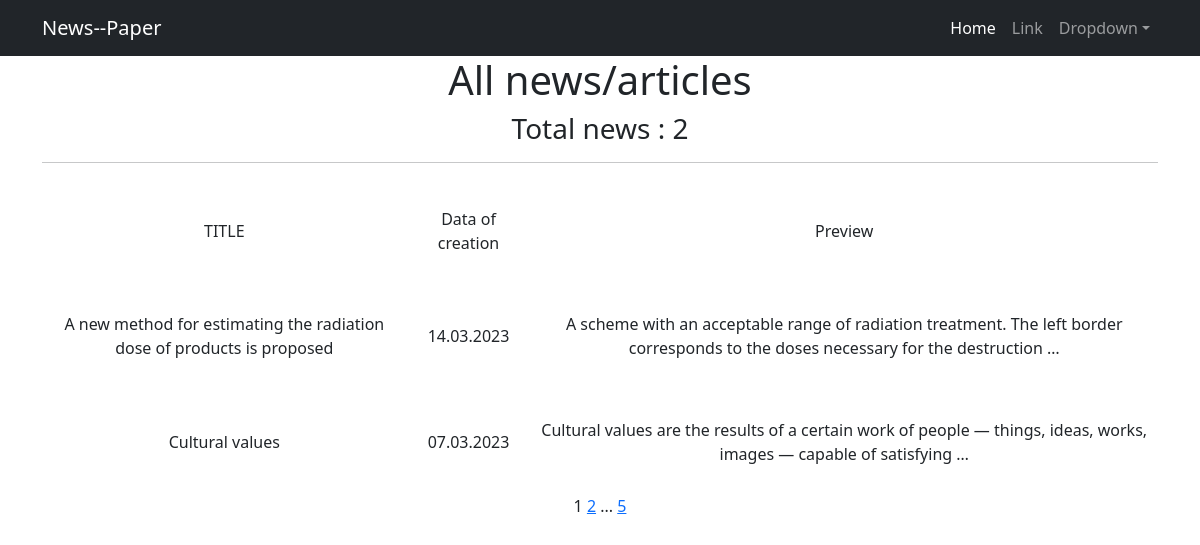
Before: /news/ with the older database file.
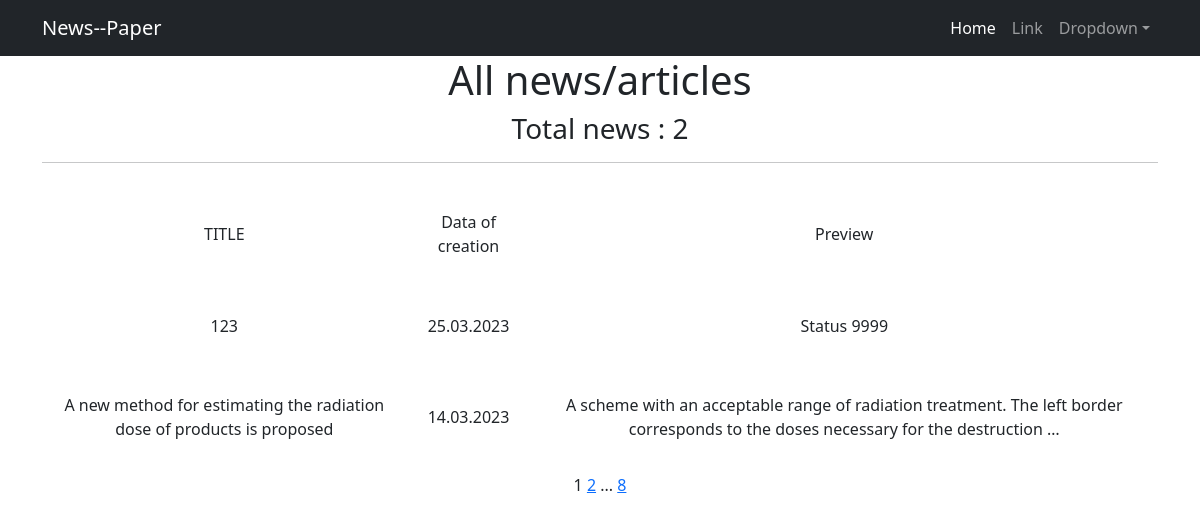
After: the same page with the newer database file.
### news/models.py (models this page shows, shortened)
class Post(models.Model):
    objects = None
    author = models.ForeignKey(Author, on_delete=models.CASCADE)
    typContent = [('Article', 'Article'), ('News', 'News')]
    newsArticle = models.CharField(choices=typContent, max_length=7, default='News')
    dateTime = models.DateTimeField(auto_now_add=True)
    category = models.ManyToManyField(Category, through='PostCategory')
    title = models.CharField(max_length=255)
    text = models.TextField()
    rating = models.SmallIntegerField(default=0)

### news/views.py (the view)
# urls.py: path('', PostList.as_view(), name='post_list'),
class PostList(ListView):
    model = Post
    ordering = 'title'
    template_name = 'news/heads.html'
    context_object_name = 'titles'
    paginate_by = 2

### news/templatetags/custom_filters.py (called while the page is built)
@register.filter(name='censor')
def censor(value):
    sent = value.split()
    for i in bad_words:
        for words in sent:
            if i in words:
                pos = sent.index(words)
                sent.remove(words)
                sent.insert(pos, '*' * len(i))
    return " ".join(sent)

### templates/news/heads.html (shortened to what this page needs)
<!DOCTYPE html>
{% extends 'default.html' %}
{% load custom_filters %}
    {% block content %}
    <h1>All news/articles</h1>
    <h3>Total news : {{ titles|length }}</h3>
    <hr>
    {% if titles %}
        <table frame= void cellspacing="0" cellpadding="10" rules="rows"
    border="1" width="100%" height="90%">
            <tr>
                <td>TITLE</td>
                <td>Data of creation</td>
                <td>Preview</td>
            </tr>
            {% for title in titles %}
            <tr>
                <td>{{ title.title|censor }}</td>
                <td>{{ title.dateTime|date:"d.m.Y" }}</td>
                <td>{{ title.text|truncatewords:20|censor }}</td>
            </tr>
            {% endfor %}
        </table>
    {% else %}
        <h2>Not news/article</h2>
    {% endif %}
    {{ page_obj.number }}
    {% if page_obj.has_next %}
        <a href="?page={{ page_obj.next_page_number }}">{{ page_obj.next_page_number }}</a>
        {% if paginator.num_pages != page_obj.next_page_number %}
            ...
            <a href="?page={{ page_obj.paginator.num_pages }}">{{ page_obj.paginator.num_pages }}</a>
        {% endif %}
    {% endif %}
    {% endblock content %}

Changed rows visible on the page:
no longer on this page (row unchanged): Post: title|censor "Cultural values", dateTime "07.03.2023", text|censor "Cultural values are the results of a certain work of people — things, ideas, works, images — capable of satisfying …"
added Post: title|censor "123", dateTime "25.03.2023", text|censor "Status 9999"
Other visible differences:
{{ page_obj.paginator.num_pages }}: "5" → "8"
